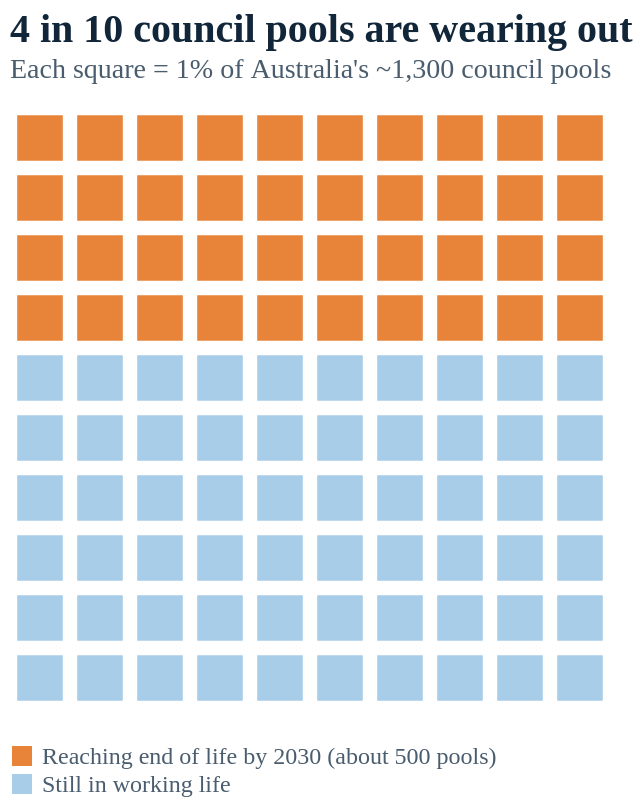

The specification (Vega-Lite) saved for this image:
### Vega-Lite specification from a JSON file in a GitHub repository (floating-point values rounded to 4 significant figures)
{"$schema": "https://vega.github.io/schema/vega-lite/v5.json", "description": "Chart 10. Waffle chart: of every 100 public pools, 40 reach the end of their working life this decade.", "title": {"text": "4 in 10 council pools are wearing out", "subtitle": "Each square = 1% of Australia's ~1,300 council pools"}, "width": 300, "height": 300, "data": {"sequence": {"start": 0, "stop": 100, "as": "i"}}, "transform": [{"calculate": "datum.i % 10", "as": "col"}, {"calculate": "floor(datum.i / 10)", "as": "row"}, {"calculate": "datum.i < 40 ? 'Reaching end of life by 2030 (about 500 pools)' : 'Still in working life'", "as": "Status"}], "mark": {"type": "square", "size": 520, "opacity": 1}, "encoding": {"x": {"field": "col", "type": "ordinal", "axis": null}, "y": {"field": "row", "type": "ordinal", "axis": null}, "color": {"field": "Status", "type": "nominal", "title": null, "scale": {"domain": ["Reaching end of life by 2030 (about 500 pools)", "Still in working life"], "range": ["#e8833a", "#a8cde9"]}, "legend": {"orient": "bottom", "direction": "vertical", "labelLimit": 320}}, "tooltip": [{"field": "Status"}]}, "config": {"view": {"stroke": null}, "font": "Public Sans", "title": {"font": "Fraunces", "fontSize": 20, "fontWeight": 800, "color": "#12263a", "subtitleFontSize": 14, "subtitleColor": "#4a5d6e", "anchor": "start", "offset": 12}, "axis": {"labelFontSize": 12, "titleFontSize": 12, "labelColor": "#4a5d6e", "titleColor": "#4a5d6e", "domainColor": "#c3d1db", "tickColor": "#c3d1db", "gridColor": "#e6edf2", "labelLimit": 300}, "legend": {"labelFontSize": 12, "titleFontSize": 12, "titleColor": "#4a5d6e", "labelColor": "#4a5d6e", "labelLimit": 400}, "header": {"labelFontSize": 13, "labelFont": "Public Sans", "labelFontWeight": 600, "labelColor": "#12263a", "titleFontSize": 0}}}
